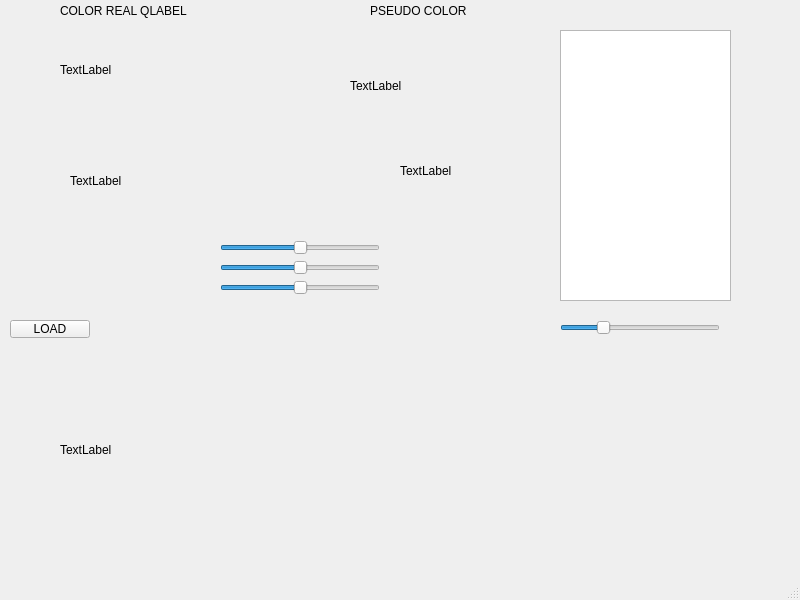
<?xml version="1.0" encoding="UTF-8"?>
<ui version="4.0">
 <class>MainWindow</class>
 <widget class="QMainWindow" name="MainWindow">
  <property name="geometry">
   <rect>
    <x>0</x>
    <y>0</y>
    <width>800</width>
    <height>600</height>
   </rect>
  </property>
  <property name="windowTitle">
   <string>MainWindow</string>
  </property>
  <widget class="QWidget" name="centralwidget">
   <widget class="QPushButton" name="LOAD">
    <property name="geometry">
     <rect>
      <x>10</x>
      <y>320</y>
      <width>80</width>
      <height>18</height>
     </rect>
    </property>
    <property name="text">
     <string>LOAD</string>
    </property>
   </widget>
   <widget class="QLabel" name="coloReal">
    <property name="geometry">
     <rect>
      <x>60</x>
      <y>20</y>
      <width>100</width>
      <height>100</height>
     </rect>
    </property>
    <property name="text">
     <string>TextLabel</string>
    </property>
   </widget>
   <widget class="QLabel" name="imagen2">
    <property name="geometry">
     <rect>
      <x>350</x>
      <y>20</y>
      <width>181</width>
      <height>131</height>
     </rect>
    </property>
    <property name="text">
     <string>TextLabel</string>
    </property>
   </widget>
   <widget class="QLabel" name="RGB1">
    <property name="geometry">
     <rect>
      <x>70</x>
      <y>170</y>
      <width>131</width>
      <height>21</height>
     </rect>
    </property>
    <property name="text">
     <string>TextLabel</string>
    </property>
   </widget>
   <widget class="QLabel" name="RGB2">
    <property name="geometry">
     <rect>
      <x>400</x>
      <y>160</y>
      <width>131</width>
      <height>21</height>
     </rect>
    </property>
    <property name="text">
     <string>TextLabel</string>
    </property>
   </widget>
   <widget class="QLabel" name="label_5">
    <property name="geometry">
     <rect>
      <x>60</x>
      <y>0</y>
      <width>131</width>
      <height>21</height>
     </rect>
    </property>
    <property name="text">
     <string>COLOR REAL QLABEL</string>
    </property>
   </widget>
   <widget class="QLabel" name="label_6">
    <property name="geometry">
     <rect>
      <x>370</x>
      <y>0</y>
      <width>131</width>
      <height>21</height>
     </rect>
    </property>
    <property name="text">
     <string>PSEUDO COLOR</string>
    </property>
   </widget>
   <widget class="QPlainTextEdit" name="INFO">
    <property name="geometry">
     <rect>
      <x>560</x>
      <y>30</y>
      <width>171</width>
      <height>271</height>
     </rect>
    </property>
   </widget>
   <widget class="QSlider" name="Luminancia">
    <property name="geometry">
     <rect>
      <x>560</x>
      <y>320</y>
      <width>160</width>
      <height>16</height>
     </rect>
    </property>
    <property name="maximum">
     <number>200</number>
    </property>
    <property name="value">
     <number>50</number>
    </property>
    <property name="orientation">
     <enum>Qt::Horizontal</enum>
    </property>
   </widget>
   <widget class="QSlider" name="LRed">
    <property name="geometry">
     <rect>
      <x>220</x>
      <y>280</y>
      <width>160</width>
      <height>16</height>
     </rect>
    </property>
    <property name="minimum">
     <number>600</number>
    </property>
    <property name="maximum">
     <number>700</number>
    </property>
    <property name="value">
     <number>650</number>
    </property>
    <property name="orientation">
     <enum>Qt::Horizontal</enum>
    </property>
   </widget>
   <widget class="QSlider" name="LGreen">
    <property name="geometry">
     <rect>
      <x>220</x>
      <y>260</y>
      <width>160</width>
      <height>16</height>
     </rect>
    </property>
    <property name="minimum">
     <number>500</number>
    </property>
    <property name="maximum">
     <number>600</number>
    </property>
    <property name="value">
     <number>550</number>
    </property>
    <property name="orientation">
     <enum>Qt::Horizontal</enum>
    </property>
   </widget>
   <widget class="QSlider" name="LBlue">
    <property name="geometry">
     <rect>
      <x>220</x>
      <y>240</y>
      <width>160</width>
      <height>16</height>
     </rect>
    </property>
    <property name="minimum">
     <number>400</number>
    </property>
    <property name="maximum">
     <number>500</number>
    </property>
    <property name="value">
     <number>450</number>
    </property>
    <property name="orientation">
     <enum>Qt::Horizontal</enum>
    </property>
   </widget>
   <widget class="QLabel" name="Espectro">
    <property name="geometry">
     <rect>
      <x>60</x>
      <y>400</y>
      <width>512</width>
      <height>100</height>
     </rect>
    </property>
    <property name="text">
     <string>TextLabel</string>
    </property>
   </widget>
  </widget>
  <widget class="QMenuBar" name="menubar">
   <property name="geometry">
    <rect>
     <x>0</x>
     <y>0</y>
     <width>800</width>
     <height>17</height>
    </rect>
   </property>
  </widget>
  <widget class="QStatusBar" name="statusbar"/>
 </widget>
 <resources/>
 <connections/>
</ui>
